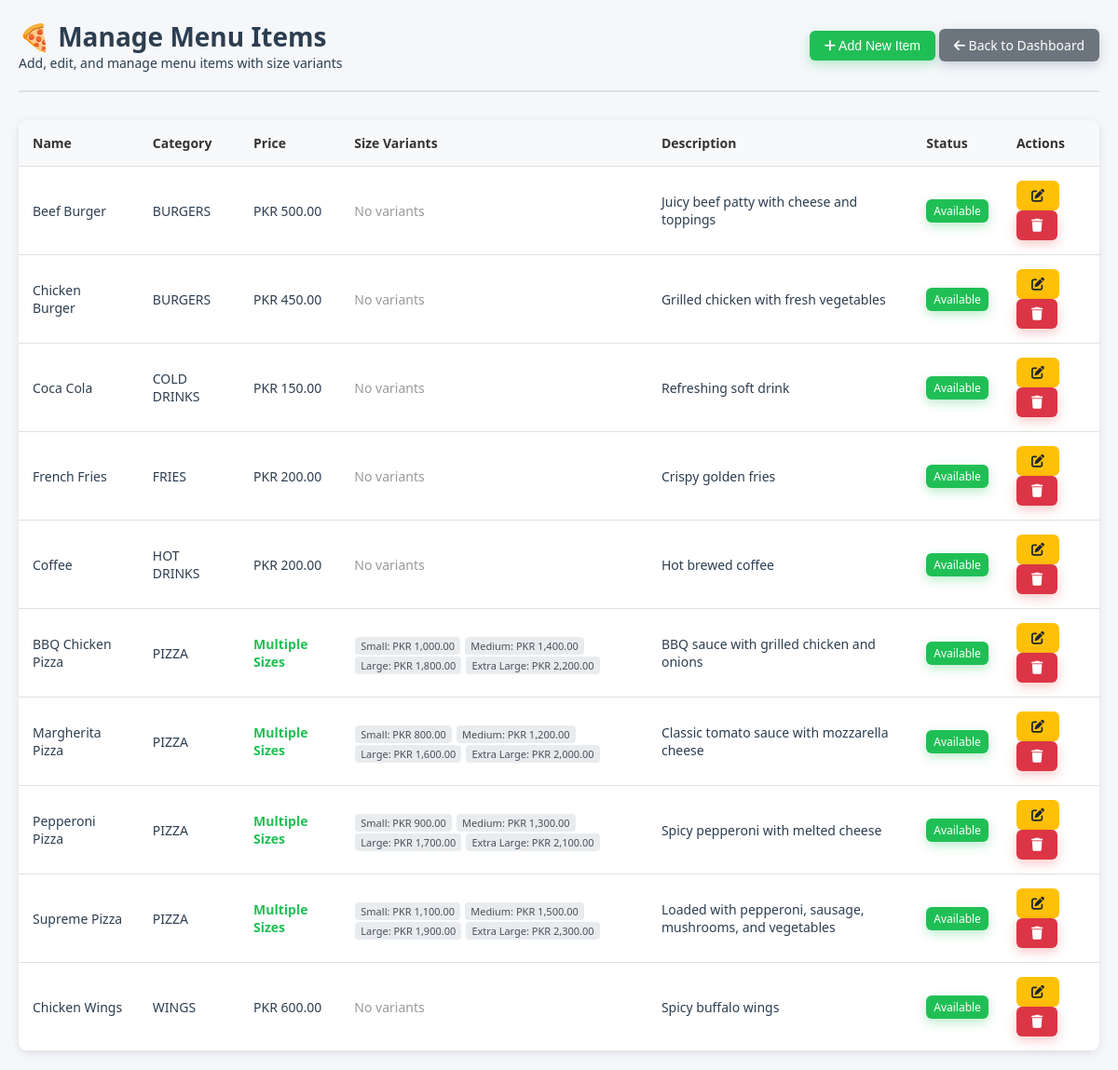
/admin/manage_items.php (signed in), run on the app's committed database.
### tables this page shows
CREATE TABLE items (
    id INT PRIMARY KEY AUTO_INCREMENT,
    name VARCHAR(200) NOT NULL,
    category_id INT NOT NULL,
    price DECIMAL(10,2) NOT NULL,
    image VARCHAR(255) DEFAULT 'default-item.jpg',
    description TEXT,
    is_available BOOLEAN DEFAULT TRUE,
    stock_quantity INT DEFAULT 0,
    has_size_variants BOOLEAN DEFAULT FALSE,
    created_at TIMESTAMP DEFAULT CURRENT_TIMESTAMP,
    updated_at TIMESTAMP DEFAULT CURRENT_TIMESTAMP ON UPDATE CURRENT_TIMESTAMP,
    FOREIGN KEY (category_id) REFERENCES categories(id) ON DELETE CASCADE
);

CREATE TABLE categories (
    id INT PRIMARY KEY AUTO_INCREMENT,
    name VARCHAR(100) NOT NULL,
    icon VARCHAR(100) DEFAULT 'default-icon.png',
    image VARCHAR(255) DEFAULT 'default-category.jpg',
    display_order INT DEFAULT 0,
    is_active BOOLEAN DEFAULT TRUE,
    created_at TIMESTAMP DEFAULT CURRENT_TIMESTAMP
);

CREATE TABLE item_size_variants (
    id INT PRIMARY KEY AUTO_INCREMENT,
    item_id INT NOT NULL,
    size_name VARCHAR(50) NOT NULL,
    size_price DECIMAL(10,2) NOT NULL,
    display_order INT DEFAULT 0,
    is_active BOOLEAN DEFAULT TRUE,
    created_at TIMESTAMP DEFAULT CURRENT_TIMESTAMP,
    FOREIGN KEY (item_id) REFERENCES items(id) ON DELETE CASCADE,
    UNIQUE KEY unique_item_size (item_id, size_name)
);

### admin/manage_items.php (the view, shortened to what this page needs)
<?php
require_once '../config/database.php';
$query = "SELECT i.*, c.name as category_name
          FROM items i
          JOIN categories c ON i.category_id = c.id
          ORDER BY c.name, i.name";
$stmt = $db->prepare($query);
$stmt->execute();
$items = $stmt->fetchAll();
$item_size_variants = [];
foreach ($items as $item) {
    $query = "SELECT * FROM item_size_variants WHERE item_id = ? ORDER BY size_price";
    $stmt = $db->prepare($query);
    $stmt->execute([$item['id']]);
    $item_size_variants[$item['id']] = $stmt->fetchAll();
}
?>
<!DOCTYPE html>
<html lang="en">
<head>
    <link rel="stylesheet" href="../assets/css/style.css">
    <link rel="stylesheet" href="https://cdnjs.cloudflare.com/ajax/libs/font-awesome/6.0.0/css/all.min.css">
</head>
<body>
    <div class="admin-container">
        <div class="admin-header">
            <div>
                <h1>🍕 Manage Menu Items</h1>
                <p>Add, edit, and manage menu items with size variants</p>
            </div>
            <div>
                <button class="btn-admin btn-primary" onclick="showAddModal()">
                    <i class="fas fa-plus"></i> Add New Item
                </button>
                <a href="index.php" class="btn-admin btn-secondary">
                    <i class="fas fa-arrow-left"></i> Back to Dashboard
                </a>
            </div>
        </div>
        <table class="items-table">
            <thead>
                <tr>
                    <th>Name</th>
                    <th>Category</th>
                    <th>Price</th>
                    <th>Size Variants</th>
                    <th>Description</th>
                    <th>Status</th>
                    <th>Actions</th>
                </tr>
            </thead>
            <tbody>
                <?php foreach ($items as $item): ?>
                <tr>
                    <td><?php echo htmlspecialchars($item['name']); ?></td>
                    <td><?php echo htmlspecialchars($item['category_name']); ?></td>
                    <td>
                        <?php if ($item['has_size_variants']): ?>
                            <span style="color: #20bf55; font-weight: 600;">Multiple Sizes</span>
                        <?php else: ?>
                            PKR <?php echo number_format($item['price'], 2); ?>
                        <?php endif; ?>
                    </td>
                    <td>
                        <?php if ($item['has_size_variants'] && isset($item_size_variants[$item['id']])): ?>
                            <div class="size-variants-display">
                                <?php foreach ($item_size_variants[$item['id']] as $variant): ?>
                                    <span class="size-variant-tag">
                                        <?php echo htmlspecialchars($variant['size_name']); ?>: PKR <?php echo number_format($variant['size_price'], 2); ?>
                                    </span>
                                <?php endforeach; ?>
                            </div>
                        <?php else: ?>
                            <span style="color: #999;">No variants</span>
                        <?php endif; ?>
                    </td>
                    <td><?php echo htmlspecialchars($item['description'] ?? ''); ?></td>
                    <td>
                        <span class="btn-admin <?php echo $item['is_available'] ? 'btn-primary' : 'btn-secondary'; ?>" style="padding: 4px 8px; font-size: 12px;">
                            <?php echo $item['is_available'] ? 'Available' : 'Unavailable'; ?>
                        </span>
                    </td>
                    <td>
                        <button class="btn-admin btn-warning" onclick="showEditModal(<?php echo $item['id']; ?>, '<?php echo addslashes($item['name']); ?>', <?php echo $item['category_id']; ?>, <?php echo $item['price']; ?>, '<?php echo addslashes($item['description'] ?? ''); ?>', <?php echo $item['has_size_variants']; ?>, <?php echo htmlspecialchars(json_encode($item_size_variants[$item['id']] ?? [])); ?>)">
                            <i class="fas fa-edit"></i>
                        </button>
                        <button class="btn-admin btn-danger" onclick="deleteItem(<?php echo $item['id']; ?>, '<?php echo addslashes($item['name']); ?>')">
                            <i class="fas fa-trash"></i>
                        </button>
                    </td>
                </tr>
                <?php endforeach; ?>
            </tbody>
        </table>
    </div>
</body>
</html>

### assets/css/style.css (style rules this page uses)
* { margin: 0; padding: 0; box-sizing: border-box; }
body { font-family: 'Segoe UI', Tahoma, Geneva, Verdana, sans-serif; background: #f5f7fa; color: #2c3e50; overflow: hidden; height: 100vh; font-size: 14px; }
.btn-primary { background: linear-gradient(135deg, #20bf55 0%, #1a9f47 100%); color: white; box-shadow: 0 4px 12px rgba(32, 191, 85, 0.3); }
.btn-secondary { background: #64748b; color: white; box-shadow: 0 4px 12px rgba(100, 116, 139, 0.3); }
.btn-danger { background: #ef4444; color: white; box-shadow: 0 4px 12px rgba(239, 68, 68, 0.3); }

### admin/manage_items.php (style rules this page uses)
body { overflow: auto !important; height: auto !important; min-height: 100vh; }
.admin-container { max-width: 1200px; margin: 0 auto; padding: 20px; }
.admin-header { display: flex; justify-content: space-between; align-items: center; margin-bottom: 30px; padding-bottom: 20px; border-bottom: 2px solid #e0e0e0; }
.items-table { width: 100%; border-collapse: collapse; background: white; border-radius: 10px; overflow: hidden; box-shadow: 0 2px 10px rgba(0,0,0,0.1); }
.items-table th, .items-table td { padding: 15px; text-align: left; border-bottom: 1px solid #e0e0e0; }
.items-table th { background: #f8f9fa; font-weight: 600; color: #333; }
.btn-admin { padding: 8px 16px; border: none; border-radius: 6px; cursor: pointer; font-weight: 500; text-decoration: none; display: inline-block; text-align: center; font-size: 14px; }
.btn-primary { background: #20bf55; color: white; }
.btn-secondary { background: #6c757d; color: white; }
.btn-danger { background: #dc3545; color: white; }
.btn-warning { background: #ffc107; color: #212529; }
.size-variants-display { font-size: 12px; color: #666; margin-top: 5px; }
.size-variant-tag { display: inline-block; background: #e9ecef; color: #495057; padding: 2px 6px; border-radius: 4px; margin: 1px; font-size: 11px; }

### data on the page
items: name "Beef Burger", category.name "BURGERS", price "500.00", has_size_variants "No variants", description "Juicy beef patty with cheese and toppings", is_available "Available"
items: name "Chicken Burger", category.name "BURGERS", price "450.00", has_size_variants "No variants", description "Grilled chicken with fresh vegetables", is_available "Available"
items: name "Coca Cola", category.name "COLD DRINKS", price "150.00", has_size_variants "No variants", description "Refreshing soft drink", is_available "Available"
items: name "French Fries", category.name "FRIES", price "200.00", has_size_variants "No variants", description "Crispy golden fries", is_available "Available"
items: name "Coffee", category.name "HOT DRINKS", price "200.00", has_size_variants "No variants", description "Hot brewed coffee", is_available "Available"
items: name "BBQ Chicken Pizza", category.name "PIZZA", has_size_variants "Multiple Sizes", description "BBQ sauce with grilled chicken and onions", is_available "Available"
item_size_variants: size_name "Small", size_price "1,000.00"
item_size_variants: size_name "Medium", size_price "1,400.00"
item_size_variants: size_name "Large", size_price "1,800.00"
item_size_variants: size_name "Extra Large", size_price "2,200.00"
items: name "Margherita Pizza", category.name "PIZZA", has_size_variants "Multiple Sizes", description "Classic tomato sauce with mozzarella cheese", is_available "Available"
item_size_variants: size_name "Small", size_price "800.00"
item_size_variants: size_name "Medium", size_price "1,200.00"
item_size_variants: size_name "Large", size_price "1,600.00"
item_size_variants: size_name "Extra Large", size_price "2,000.00"
items: name "Pepperoni Pizza", category.name "PIZZA", has_size_variants "Multiple Sizes", description "Spicy pepperoni with melted cheese", is_available "Available"
item_size_variants: size_name "Small", size_price "900.00"
item_size_variants: size_name "Medium", size_price "1,300.00"
item_size_variants: size_name "Large", size_price "1,700.00"
item_size_variants: size_name "Extra Large", size_price "2,100.00"
items: name "Supreme Pizza", category.name "PIZZA", has_size_variants "Multiple Sizes", description "Loaded with pepperoni, sausage, mushrooms, and vegetables", is_available "Available"
item_size_variants: size_name "Small", size_price "1,100.00"
item_size_variants: size_name "Medium", size_price "1,500.00"
item_size_variants: size_name "Large", size_price "1,900.00"
item_size_variants: size_name "Extra Large", size_price "2,300.00"
items: name "Chicken Wings", category.name "WINGS", price "600.00", has_size_variants "No variants", description "Spicy buffalo wings", is_available "Available"
